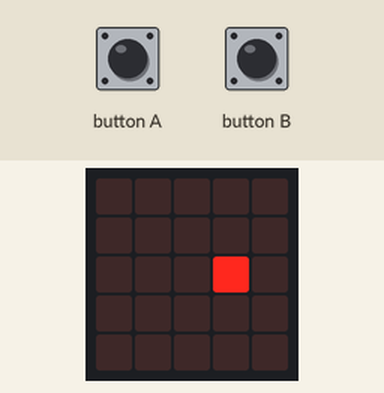
The program below on a simulated BBC micro:bit (MakeCode). Parts: the board's 5×5 LED display. Inputs (shaded band) come from the test bench. The short countdown, score and lost-life animations are approximate.

Above: at 0.16 s.
At 1.2 s:
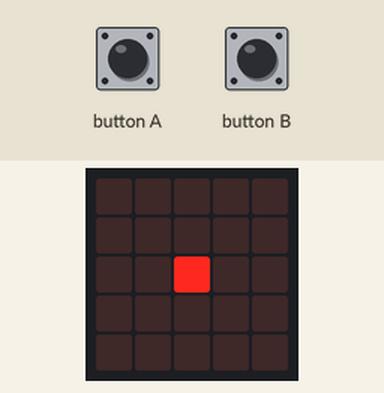
1.3 s: button A pressed for 0.15 s
At 1.8 s:
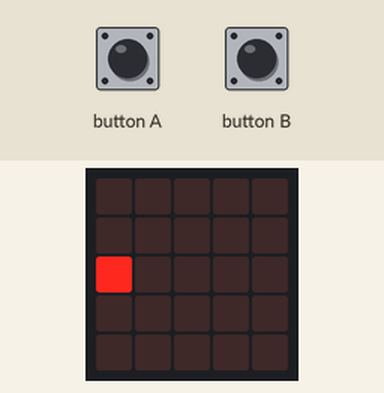
Timing chart, 0 to 4.3 s (numbered marks = the images above; inputs shaded):
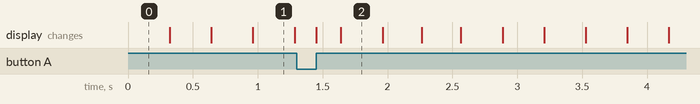

The program:

main.ts
```typescript
input.onButtonPressed(Button.A, function () {
    if (sprite.get(LedSpriteProperty.X) == 2) {
        game.addScore(1)
    } else if (sprite.get(LedSpriteProperty.X) == 3 || sprite.get(LedSpriteProperty.X) == 1) {
        game.addScore(-1)
    } else {
        game.gameOver()
    }
})
input.onButtonPressed(Button.B, function () {
    game.gameOver()
})
let sprite: game.LedSprite = null
sprite = game.createSprite(2, 2)
basic.forever(function () {
    sprite.move(1)
    sprite.ifOnEdgeBounce()
    basic.pause(300)
})
```

test.ts
```typescript
// 在此处测试；当此软件包作为插件使用时，将不会编译此软件包。
```
